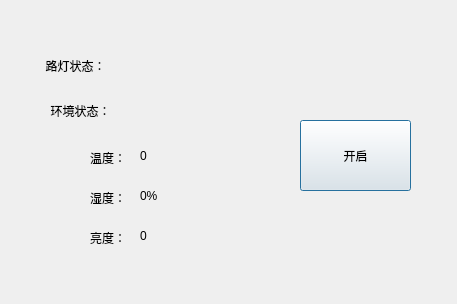
<?xml version="1.0" encoding="UTF-8"?>
<ui version="4.0">
 <class>Dialog</class>
 <widget class="QDialog" name="Dialog">
  <property name="windowModality">
   <enum>Qt::ApplicationModal</enum>
  </property>
  <property name="geometry">
   <rect>
    <x>0</x>
    <y>0</y>
    <width>457</width>
    <height>304</height>
   </rect>
  </property>
  <property name="windowTitle">
   <string>Ludeng</string>
  </property>
  <widget class="QLabel" name="labelstatus">
   <property name="geometry">
    <rect>
     <x>20</x>
     <y>40</y>
     <width>111</width>
     <height>51</height>
    </rect>
   </property>
   <property name="text">
    <string>路灯状态：</string>
   </property>
   <property name="textFormat">
    <enum>Qt::PlainText</enum>
   </property>
   <property name="scaledContents">
    <bool>false</bool>
   </property>
   <property name="alignment">
    <set>Qt::AlignCenter</set>
   </property>
   <property name="wordWrap">
    <bool>false</bool>
   </property>
  </widget>
  <widget class="QLabel" name="labelStatus">
   <property name="geometry">
    <rect>
     <x>160</x>
     <y>50</y>
     <width>101</width>
     <height>31</height>
    </rect>
   </property>
   <property name="text">
    <string/>
   </property>
   <property name="alignment">
    <set>Qt::AlignCenter</set>
   </property>
  </widget>
  <widget class="QLabel" name="labelStatus2">
   <property name="geometry">
    <rect>
     <x>30</x>
     <y>80</y>
     <width>101</width>
     <height>61</height>
    </rect>
   </property>
   <property name="text">
    <string>环境状态：</string>
   </property>
   <property name="textFormat">
    <enum>Qt::AutoText</enum>
   </property>
   <property name="alignment">
    <set>Qt::AlignCenter</set>
   </property>
  </widget>
  <widget class="QLabel" name="labelTem">
   <property name="geometry">
    <rect>
     <x>90</x>
     <y>150</y>
     <width>72</width>
     <height>15</height>
    </rect>
   </property>
   <property name="text">
    <string>温度：</string>
   </property>
  </widget>
  <widget class="QLabel" name="labelWet">
   <property name="geometry">
    <rect>
     <x>90</x>
     <y>190</y>
     <width>72</width>
     <height>15</height>
    </rect>
   </property>
   <property name="text">
    <string>湿度：</string>
   </property>
  </widget>
  <widget class="QLabel" name="labelLight">
   <property name="geometry">
    <rect>
     <x>90</x>
     <y>230</y>
     <width>72</width>
     <height>15</height>
    </rect>
   </property>
   <property name="text">
    <string>亮度：</string>
   </property>
  </widget>
  <widget class="QPushButton" name="pushButton">
   <property name="geometry">
    <rect>
     <x>300</x>
     <y>120</y>
     <width>111</width>
     <height>71</height>
    </rect>
   </property>
   <property name="text">
    <string>开启</string>
   </property>
  </widget>
  <widget class="QLabel" name="label">
   <property name="geometry">
    <rect>
     <x>140</x>
     <y>140</y>
     <width>61</width>
     <height>31</height>
    </rect>
   </property>
   <property name="text">
    <string>0</string>
   </property>
  </widget>
  <widget class="QLabel" name="label_2">
   <property name="geometry">
    <rect>
     <x>140</x>
     <y>180</y>
     <width>61</width>
     <height>31</height>
    </rect>
   </property>
   <property name="text">
    <string>0%</string>
   </property>
  </widget>
  <widget class="QLabel" name="label_3">
   <property name="geometry">
    <rect>
     <x>140</x>
     <y>220</y>
     <width>61</width>
     <height>31</height>
    </rect>
   </property>
   <property name="text">
    <string>0</string>
   </property>
  </widget>
 </widget>
 <resources/>
 <connections/>
 <slots>
  <slot>SendMessage()</slot>
 </slots>
</ui>
